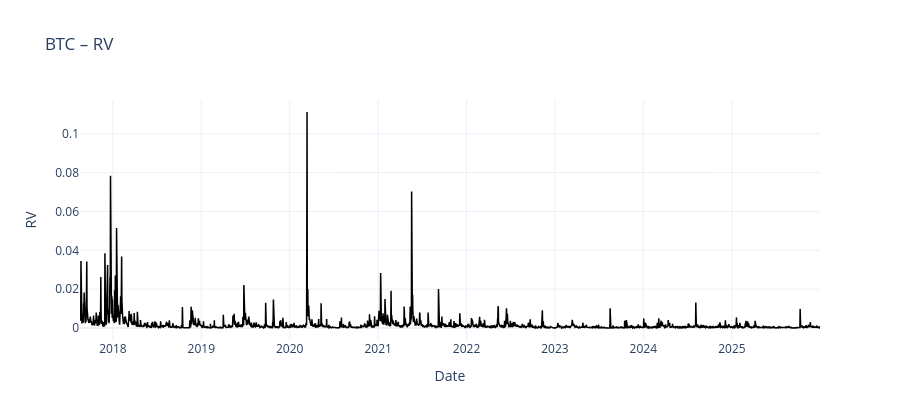
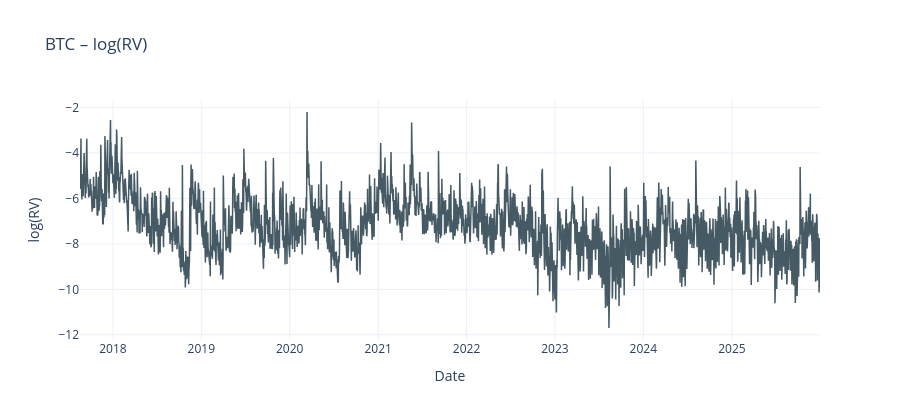

These figures' notebook cell, in order:
### Markdown cell above
## 1) Realized Volatility Overview

This section shows the daily RV time series and a compact report with both `RV` and `sqrt(RV)` statistics.

### Code cell
rv_plot = rv_df[rv_df["RV"].notna()].copy()
rv_plot["sqrt_RV"] = np.sqrt(rv_plot["RV"].clip(lower=0.0))
rv_plot["log_RV"] = np.log(rv_plot["RV"].clip(lower=1e-12))

fig = go.Figure()
fig.add_trace(go.Scatter(
    x=rv_plot.index, y=rv_plot["RV"],
    mode="lines", line=dict(color=C_RV, width=1.5), name="RV",
))
fig.update_layout(title=f"{COIN} – RV", yaxis_title="RV", **LAYOUT)
fig.show()

fig = go.Figure()
fig.add_trace(go.Scatter(
    x=rv_plot.index, y=rv_plot["log_RV"],
    mode="lines", line=dict(color=C_SQRT_RV, width=1.5), name="log(RV)",
))
fig.update_layout(title=f"{COIN} – log(RV)", yaxis_title="log(RV)", **LAYOUT)
fig.show()

rv_summary = pd.DataFrame(
    {
        "series": ["RV", "sqrt(RV)"],
        "mean": [rv_plot["RV"].mean(), rv_plot["sqrt_RV"].mean()],
        "std": [rv_plot["RV"].std(), rv_plot["sqrt_RV"].std()],
        "min": [rv_plot["RV"].min(), rv_plot["sqrt_RV"].min()],
        "max": [rv_plot["RV"].max(), rv_plot["sqrt_RV"].max()],
    }
)

display(rv_summary)

### Figure 1 — Plotly figure (JSON) as saved in the notebook; plotly's stock layout.template omitted (floating-point values rounded to 4 significant figures; data arrays with more than 128 entries replaced by an {"elided": "..."} marker saying what was removed)
{"data": [{"line": {"color": "#000000", "width": 1.5}, "mode": "lines", "name": "RV", "type": "scatter", "x": {"elided": "3041 str values"}, "y": {"elided": "3041 float values"}}], "layout": {"height": 420, "title": {"text": "BTC – RV"}, "xaxis": {"title": {"text": "Date"}}, "yaxis": {"title": {"text": "RV"}}}}

### Figure 2 — Plotly figure (JSON) as saved in the notebook; plotly's stock layout.template omitted (floating-point values rounded to 4 significant figures; data arrays with more than 128 entries replaced by an {"elided": "..."} marker saying what was removed)
{"data": [{"line": {"color": "#455A64", "width": 1.5}, "mode": "lines", "name": "log(RV)", "type": "scatter", "x": {"elided": "3041 str values"}, "y": {"elided": "3041 float values"}}], "layout": {"height": 420, "title": {"text": "BTC – log(RV)"}, "xaxis": {"title": {"text": "Date"}}, "yaxis": {"title": {"text": "log(RV)"}}}}
